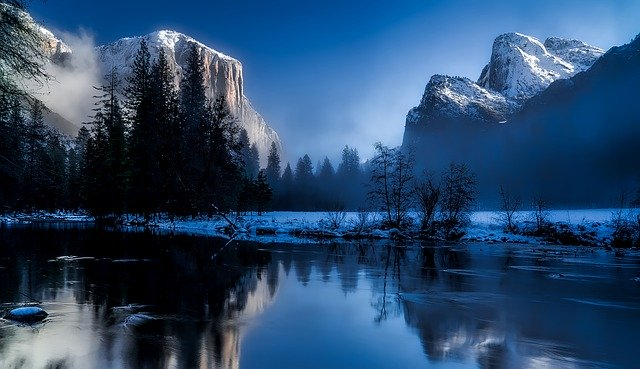
#> input picture images/chp2/park.jpg, 640 x 369 px, given in place of nature.jpg, which was not available
$ python goruntu_bulaniklastirma.py
#> lines starting #> are read from the running program, lines starting #| are printed output that depends on the picture; pictures that were not available may be replaced by others from this repository, and a replacement may not be noted
import cv2
import os

yol1=os.path.join(os.getcwd(),"images","chp2","nature.jpg")
yol2=os.path.join(os.getcwd(),"images","chp2","salt-pepper.jpg")
doga = cv2.imread(yol1)
#> doga is the input picture: shape (369, 640, 3); mean B, G, R 106.8, 72.5, 40.9
beyin=cv2.imread(yol2)
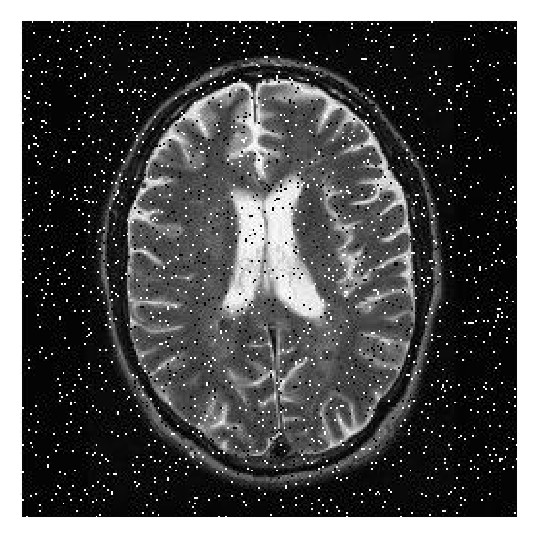
#> input picture images/chp2/salt-pepper.jpg, 537 x 537 px
#> beyin is the input picture: shape (537, 537, 3); min 0, max 255, mean 82.8

#filtreler
# mean (ortalama)filter
doga_b1=cv2.blur(doga,(17,17))
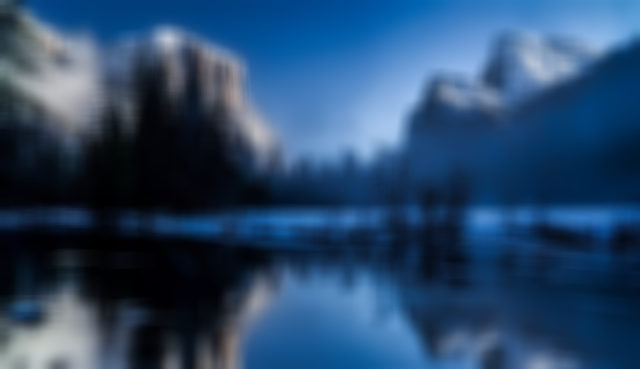
#> doga_b1: shape (369, 640, 3); mean B, G, R 106.9, 72.5, 40.9
beyin_b1=cv2.blur(beyin,(7,7))
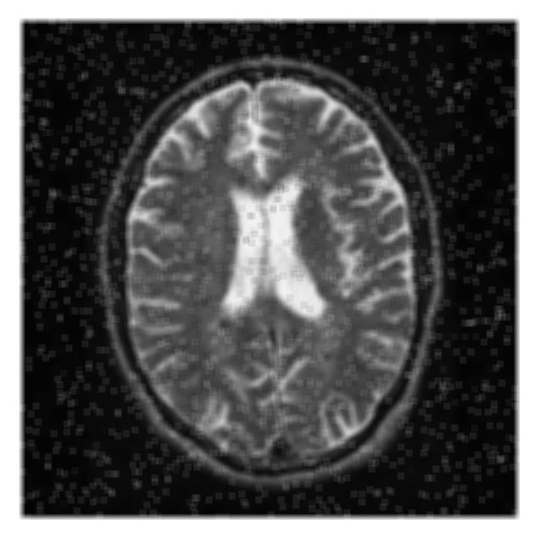
#> beyin_b1: shape (537, 537, 3); min 3, max 255, mean 82.8
beyin_b2=cv2.medianBlur(beyin,5)
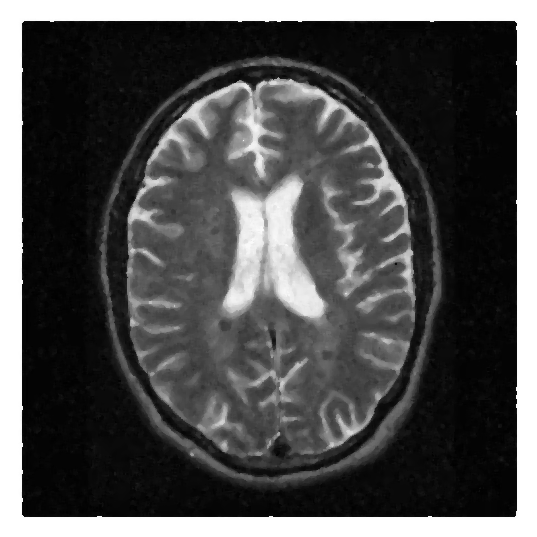
#> beyin_b2: shape (537, 537, 3); min 0, max 255, mean 79.2
#gösterimler
cv2.imshow("doga",doga)
cv2.imshow("doga b1",doga_b1)
cv2.imshow("beyin",beyin)
cv2.imshow("beyin b1",beyin_b1)
cv2.imshow("beyin b2",beyin_b2)
cv2.waitKey(0)
